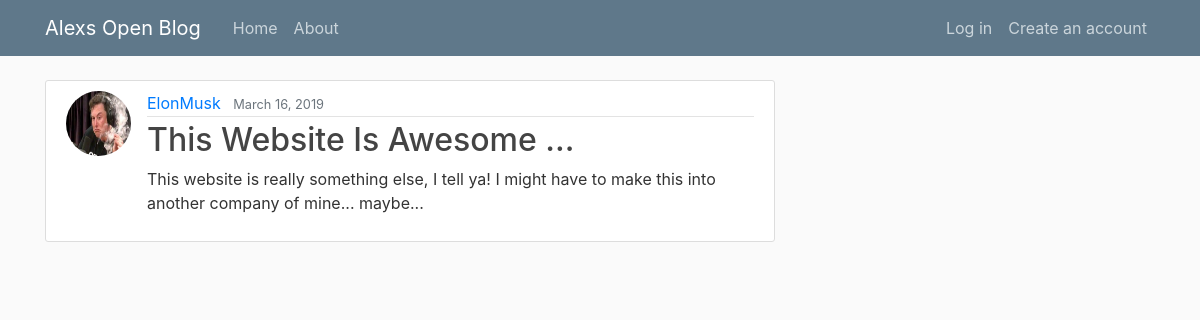
/post/16/, run on the app's committed database.
### posts/models.py (models this page shows, shortened)
class Post(models.Model):
	title = models.CharField(max_length=120)
	content = models.TextField(max_length=1200)
	author = models.ForeignKey(User, on_delete=models.CASCADE)	#if user is deleted, delete the posts as well
	date_posted = models.DateTimeField(default=timezone.now)

### users/models.py (models this page shows, shortened)
class Profile(models.Model):
	user = models.OneToOneField(User, on_delete=models.CASCADE) #if user is deleted, then also delete entire profile. but not the other way around.
	profile_pic = models.ImageField(default='default.jpg', upload_to='profile_pics')

### posts/views.py (the view)
# urls.py: path('post/<int:pk>/', PostDetailView.as_view(), name='post-detail'),
class PostDetailView(DetailView):
	model = Post

### posts/templates/posts/post_detail.html (shortened to what this page needs)
{% extends "posts/base.html" %}
{% block content %}
	<article class="media content-section">
	  <img class="rounded-circle article-img" src="{{ object.author.profile.profile_pic.url }}">
	  <div class="media-body">
	    <div class="article-metadata">
	      <a class="mr-2" href="{% url 'user-posts' object.author.username %}">{{ object.author }}</a>
	      <small class="text-muted">{{ object.date_posted|date:"F d, Y" }}</small>
	    </div>
	    <h2 class="article-title">{{ object.title }}</h2>
	    <p class="article-content">{{ object.content }}</p>
	  </div>
	</article>
{% endblock content %}

### posts/static/posts/main.css (style rules this page uses)
body { background: #fafafa; color: #333333; margin-top: 5rem; }
h1, h2, h3, h4, h5, h6 { color: #444444; }
.content-section { background: #ffffff; padding: 10px 20px; border: 1px solid #dddddd; border-radius: 3px; margin-bottom: 20px; }
.article-title { color: #444444; }
.article-content { white-space: pre-line; }
.article-img { height: 65px; width: 65px; margin-right: 16px; }
.article-metadata { padding-bottom: 1px; margin-bottom: 4px; border-bottom: 1px solid #e3e3e3 }

### data on the page
Post: author.profile.profile_pic (picture), author "ElonMusk", date_posted "March 16, 2019", title "This Website Is Awesome ...", content "This website is really something else, I tell ya! I might have to make this into another company of mine... maybe..."
